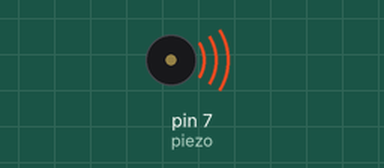
Simulated run of this sketch. Board: Arduino Uno, built with avr-gcc and run on an emulated ATmega328P. On the bench: buzzer (waves = sounding).

Above: at 0.3 s.
At 13.62 s:
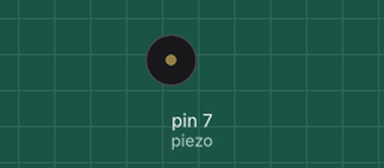
Timing chart, 0 to 13.9 s (numbered marks = the images above):
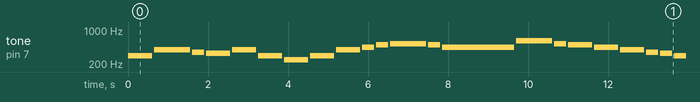

Measured:
- by itself, tone on pin 7 (piezo): plays 298 Hz for 0.60 s, 392 Hz for 0.90 s, 350 Hz for 0.30 s, 330 Hz for 0.60 s, 392 Hz for 0.60 s, 298 Hz for 0.60 s … (176 notes in this stretch)

The sketch:

sketch_oct12a.ino
```cpp
char sing[]="IIpLLLpKpJJp LLpIIpGGpIIp LLpMpNpOOOpNpMMMMMMp\
             PPPpOpNNpMMp LLpKpJpIIpGGp IIpLLpMpMpNNpLLLLLLp";

// 아래 freq는 절대 변경하지 마라
int   freq[ ]= {131, 149, 165, 175, 196, 220, 247};
int   piezo= 7;

void setup() {

  pinMode(piezo, OUTPUT);
}

void loop() {
  // put your main code here, to run repeatedly:

  int interval= 200;
  for(int i=0;i<sizeof(sing);i++){

    if(sing[i] != 'p' && (sing[i] < 'A' || sing[i]>'Z'))  continue;
    if(sing[i] == 'p'){
      delay(50);
      continue;
    }

    int f;
    switch(sing[i]){
      case 'I': f = freq[1]*2;
        break;
        //4옥타브 레
      case 'L' : f = freq[4]*2;
        break;
        //4옥타브 솔
      case 'K' : f = freq[3]*2;
        break;
        //4옥타브 파
       case 'J' : f = freq[2]*2;
        break;
        //4옥타브 미
      case 'G' : f = freq[6];
        break;
        //3옥타브 시
      case 'M' : f = freq[5]*2;
        break;
        //4옥타브 라
      case 'N' : f = freq[6]*2;
        break;
        //4옥타브 시
      case 'O' : f = freq[0]*2*2;
        break;
        //5옥타브 도
      case 'P' : f = freq[1]*2*2;
        break;
        //5옥타브 레
    }
    // 여기서 적절한 f의 값을 계산하라.

    tone(piezo, f, 300);
    delay(300);
  }
  delay(2000);
}
```
